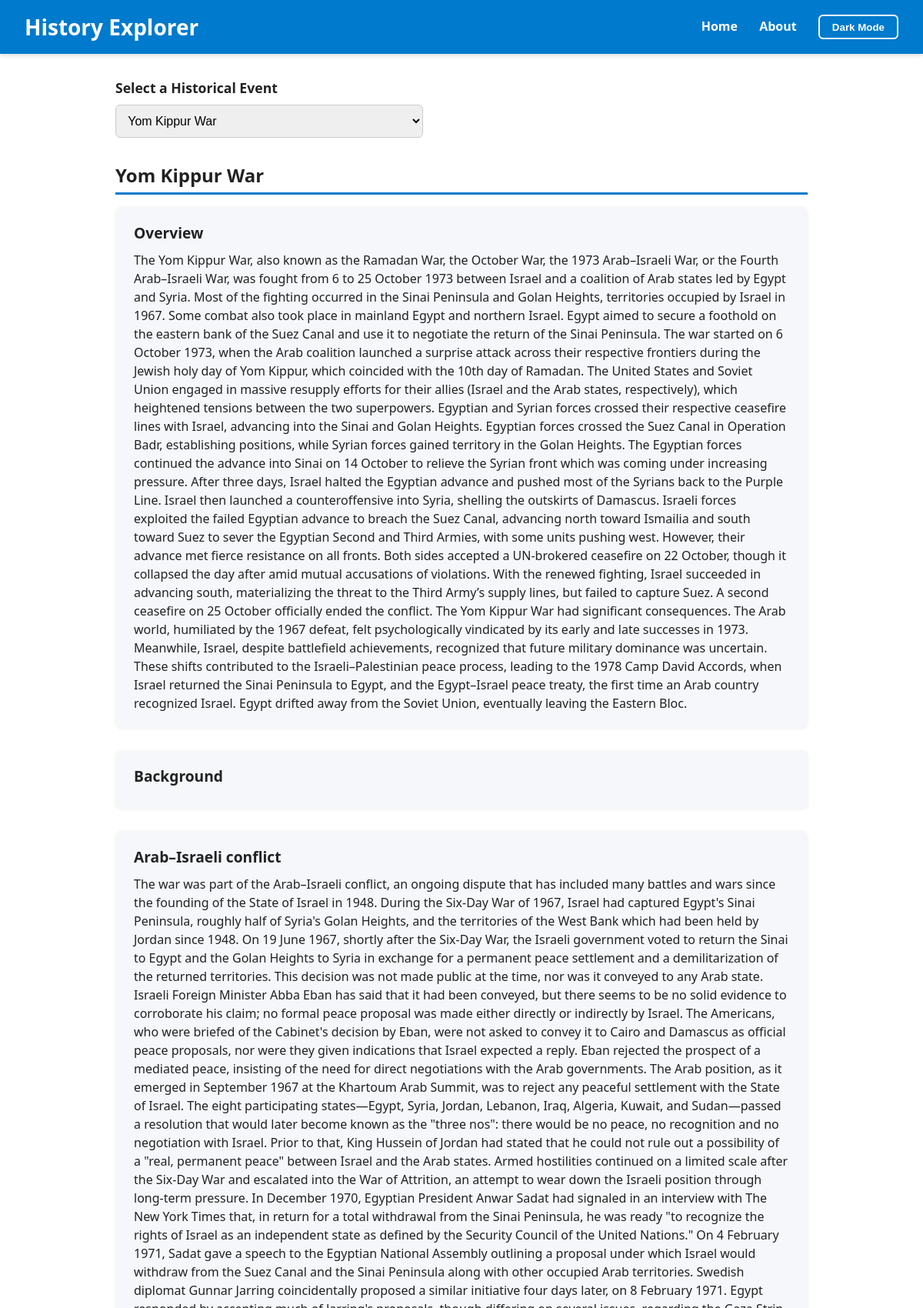
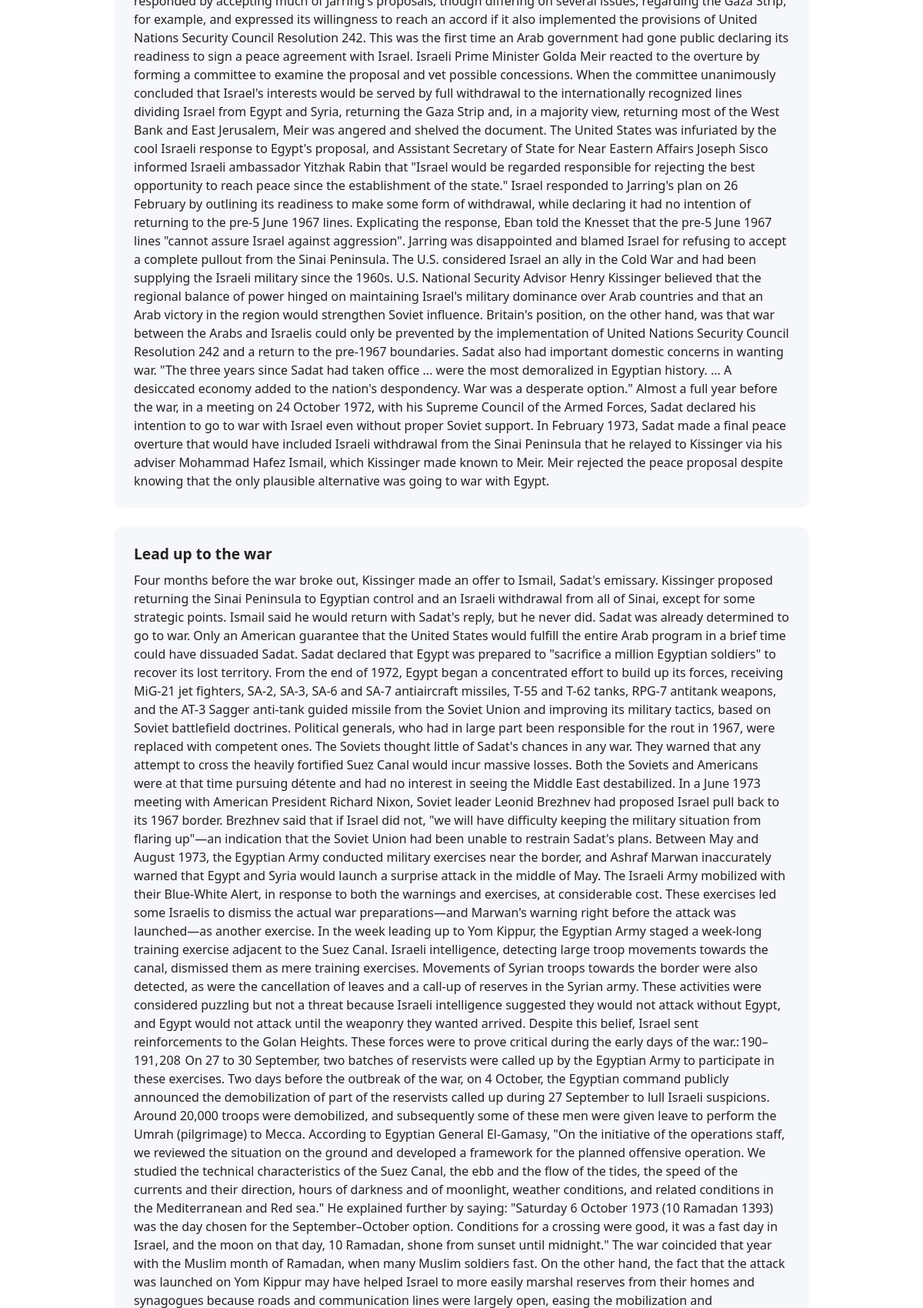
Page /?event_id=21 (upper part) on the committed database (2 pictures, top to bottom).
### tables this page shows
CREATE TABLE events (
            id INTEGER PRIMARY KEY AUTOINCREMENT,
            name TEXT NOT NULL
        );

CREATE TABLE event_sections (
            id INTEGER PRIMARY KEY AUTOINCREMENT,
            event_id INTEGER,
            section_title TEXT,
            content TEXT,
            FOREIGN KEY(event_id) REFERENCES events(id)
        );

### app.py (the view)
@app.route('/', methods=['GET'])
def index():
    conn = get_db_connection()
    events = conn.execute('SELECT id, name FROM events ORDER BY name').fetchall()
    event_id = request.args.get('event_id')
    selected_event = None
    sections = []
    if event_id:
        selected_event = conn.execute('SELECT id, name FROM events WHERE id = ?', (event_id,)).fetchone()
        sections = conn.execute('SELECT section_title, content FROM event_sections WHERE event_id = ?', (event_id,)).fetchall()
    conn.close()
    return render_template('index.html', events=events, selected_event=selected_event, sections=sections)

### app.py (called while the page is built)
def get_db_connection():
    conn = sqlite3.connect('history.db')
    conn.row_factory = sqlite3.Row
    return conn

### templates/index.html (shortened to what this page needs)
<!DOCTYPE html>
<html lang="en">
<head>
</head>
<body>
  <header>
    <h1>History Explorer</h1>
    <nav>
      <a href="/">Home</a>
      <a href="/about">About</a>
      <button id="toggle-theme">Dark Mode</button>
    </nav>
  </header>
  <main>
    <form method="GET" action="/">
      <label for="event_id">Select a Historical Event</label>
      <select name="event_id" id="event_id" onchange="this.form.submit()">
        {% for event in events %}
          <option value="{{ event['id'] }}" {% if selected_event and selected_event['id'] == event['id'] %}selected{% endif %}>{{ event['name'] }}</option>
        {% endfor %}
      </select>
    </form>
    {% if selected_event %}
      <h2>{{ selected_event['name'] }}</h2>
      {% for section in sections %}
        <section class="content-block">
          <h3>{{ section['section_title'] }}</h3>
          <p>{{ section['content'] }}</p>
        </section>
      {% endfor %}
    {% else %}
      <p>Please select an event above to see detailed information.</p>
    {% endif %}
  </main>
</body>
</html>

### templates/index.html (style rules this page uses)
:root { --bg-light: #ffffff; --text-light: #222222; --bg-dark: #121212; --text-dark: #e0e0e0; --primary: #007acc; }
body { font-family: 'Segoe UI', Tahoma, Geneva, Verdana, sans-serif; margin: 0; padding: 0; background-color: var(--bg-light); color: var(--text-light); transition: background-color 0.3s, color 0.3s; min-height: 100vh; display: flex; flex-direction: column; }
header { background-color: var(--primary); color: white; padding: 1rem 2rem; display: flex; justify-content: space-between; align-items: center; box-shadow: 0 2px 6px rgba(0,0,0,0.15); }
header h1 { margin: 0; font-weight: 700; font-size: 1.75rem; }
nav a { color: white; margin-left: 1.5rem; text-decoration: none; font-weight: 600; font-size: 1rem; transition: opacity 0.2s; }
button#toggle-theme { background: none; border: 2px solid white; border-radius: 6px; color: white; font-weight: 600; cursor: pointer; padding: 0.4rem 1rem; transition: background-color 0.2s, opacity 0.2s; margin-left: 1.5rem; }
main { padding: 2rem; flex-grow: 1; max-width: 900px; margin: 0 auto; width: 100%; }
label { font-weight: 600; display: block; margin-bottom: 0.6rem; font-size: 1.1rem; }
select { padding: 0.7rem; font-size: 1rem; border-radius: 6px; border: 1.5px solid #ccc; margin-bottom: 2rem; width: 100%; max-width: 400px; box-sizing: border-box; cursor: pointer; transition: border-color 0.3s; }
h2 { margin-top: 0; font-size: 1.5rem; border-bottom: 3px solid var(--primary); padding-bottom: 0.4rem; margin-bottom: 1rem; font-weight: 700; }
section.content-block { margin-bottom: 1.8rem; background-color: #f5f7fa; border-radius: 8px; padding: 1.25rem 1.5rem; box-shadow: 0 1px 4px rgba(0,0,0,0.07); transition: background-color 0.3s, box-shadow 0.3s; }
section.content-block h3 { margin-top: 0; font-weight: 600; font-size: 1.2rem; margin-bottom: 0.6rem; }
section.content-block p { margin: 0; font-size: 1rem; line-height: 1.5; }

### rows in the picture
events: name "Yom Kippur War"
event_sections: section_title "Overview", content "The Yom Kippur War, also known as the Ramadan War, the October War, the 1973 Arab–Israeli War, or the Fourth Arab–Israeli War, was fought from 6 to 25 October 1973 between Israel and a coalition of Arab states led by Egypt and Syria. Most of the fighting occurred in the Sinai Peninsula and Golan Heights, territories occupied by Israel in 1967. Some combat also took place in mainland Egypt and northern Israel. Egypt aimed to secure a foothold on the eastern bank of the Suez Canal and use it to negotiate the return of the Sinai Peninsula. The war started on 6 October 1973, when the Arab coalition launched a surprise attack across their respective frontiers during the Jewish holy day of Yom…"
event_sections: section_title "Background"
event_sections: section_title "Arab–Israeli conflict", content "The war was part of the Arab–Israeli conflict, an ongoing dispute that has included many battles and wars since the founding of the State of Israel in 1948. During the Six-Day War of 1967, Israel had captured Egypt's Sinai Peninsula, roughly half of Syria's Golan Heights, and the territories of the West Bank which had been held by Jordan since 1948. On 19 June 1967, shortly after the Six-Day War, the Israeli government voted to return the Sinai to Egypt and the Golan Heights to Syria in exchange for a permanent peace settlement and a demilitarization of the returned territories. This decision was not made public at the time, nor was it conveyed to any Arab state. Israeli Foreign Minister…"
event_sections: section_title "Lead up to the war"

### other values in the picture
form field event_id "Yom Kippur War"
